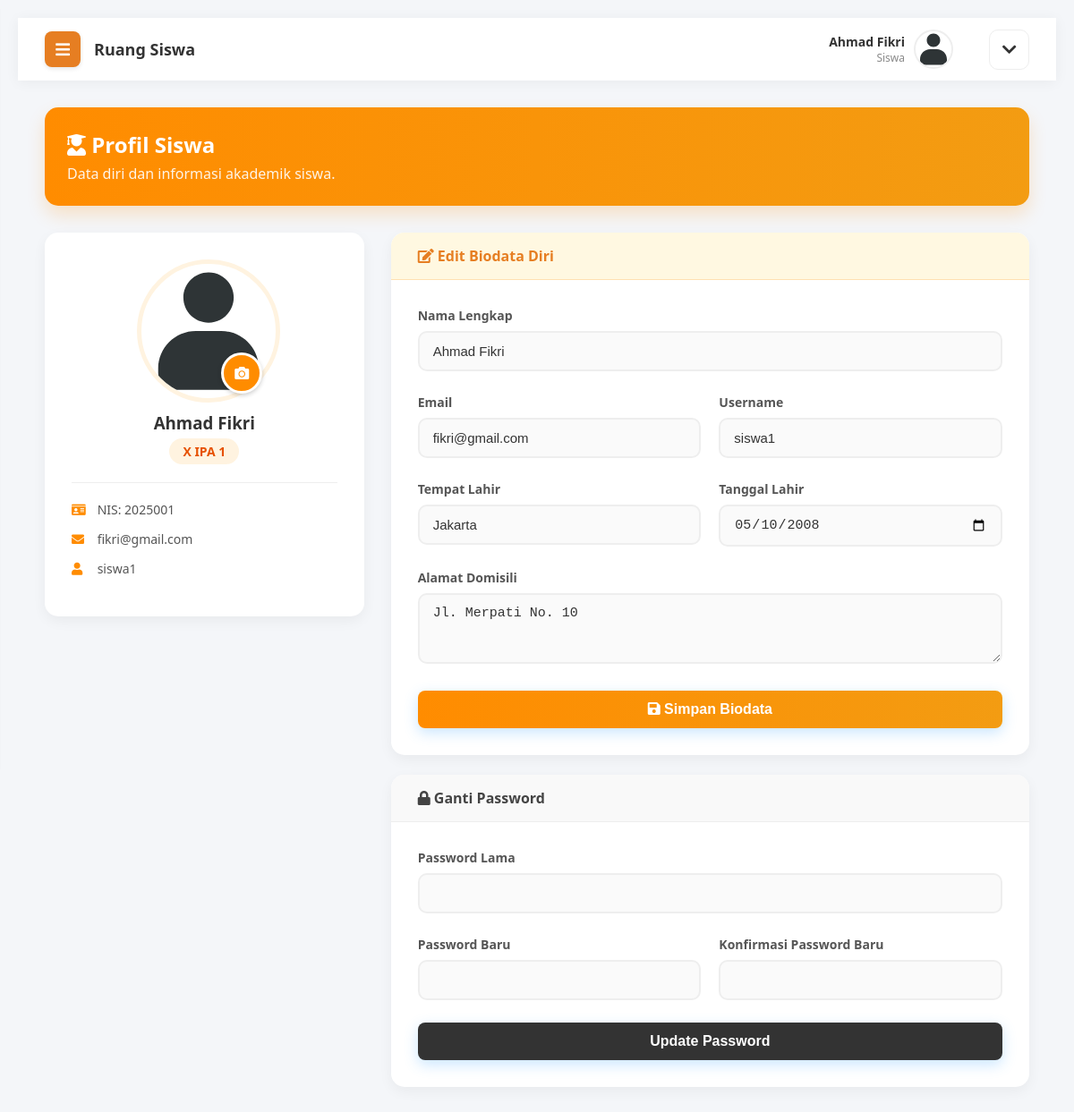
Page /siswa/profile.php (signed in) on the committed database.
### tables this page shows
CREATE TABLE `siswa_detail` (
  `id_detail` int(11) NOT NULL,
  `user_id` int(11) NOT NULL,
  `kelas_id` int(11) DEFAULT NULL,
  `nis` varchar(20) DEFAULT NULL,
  `tempat_lahir` varchar(50) DEFAULT NULL,
  `tanggal_lahir` date DEFAULT NULL,
  `alamat` text DEFAULT NULL
);

CREATE TABLE `users` (
  `id_user` int(11) NOT NULL,
  `username` varchar(50) NOT NULL,
  `password` varchar(255) NOT NULL,
  `nama_lengkap` varchar(100) NOT NULL,
  `email` varchar(100) DEFAULT NULL,
  `role` enum('admin','guru','siswa') NOT NULL,
  `foto_profil` varchar(255) DEFAULT 'default.jpg',
  `created_at` timestamp NOT NULL DEFAULT current_timestamp()
);

CREATE TABLE `kelas` (
  `id_kelas` int(11) NOT NULL,
  `nama_kelas` varchar(20) NOT NULL,
  `wali_kelas_id` int(11) DEFAULT NULL
);

### siswa/profile.php (the view, shortened to what this page needs)
<?php include 'header.php'; ?>
<?php
$id_user = $_SESSION['id_user'];
$query = "SELECT users.*, siswa_detail.*, kelas.nama_kelas
          FROM users
          LEFT JOIN siswa_detail ON users.id_user = siswa_detail.user_id
          LEFT JOIN kelas ON siswa_detail.kelas_id = kelas.id_kelas
          WHERE users.id_user='$id_user'";
$d = mysqli_fetch_array(mysqli_query($koneksi, $query));
$nama_kelas = isset($d['nama_kelas']) ? $d['nama_kelas'] : 'Belum Masuk Kelas';
$nis = isset($d['nis']) ? $d['nis'] : '-';
$tempat_lahir = isset($d['tempat_lahir']) ? $d['tempat_lahir'] : '';
$tanggal_lahir = isset($d['tanggal_lahir']) ? $d['tanggal_lahir'] : '';
$alamat = isset($d['alamat']) ? $d['alamat'] : '';
?>
<div class="welcome-banner" style="background: linear-gradient(to right, #FF8C00, #F39C12); color: white; padding: 25px; border-radius: 15px; margin-bottom: 30px; box-shadow: 0 10px 20px rgba(255, 140, 0, 0.2);">
    <h2 style="margin: 0; font-size: 24px;"><i class="fas fa-user-graduate"></i> Profil Siswa</h2>
    <p style="margin: 5px 0 0 0; opacity: 0.9;">Data diri dan informasi akademik siswa.</p>
</div>
<div style="display: flex; gap: 30px; flex-wrap: wrap;">
    <div style="flex: 1; min-width: 300px;">
        <div style="background: white; padding: 30px; border-radius: 15px; box-shadow: 0 5px 15px rgba(0,0,0,0.05); text-align: center;">
            <div style="position: relative; width: 150px; height: 150px; margin: 0 auto 20px auto;">
                <?php
                    $foto = ($d['foto_profil'] && $d['foto_profil'] != 'default.jpg') ? "../uploads/profil/".$d['foto_profil'] : "../assets/img/avatar-default.svg";
                ?>
                <img src="<?php echo $foto; ?>" style="width: 100%; height: 100%; object-fit: cover; border-radius: 50%; border: 5px solid #fff3e0;">
                <label for="uploadFoto" style="position: absolute; bottom: 0; right: 10px; background: #FF8C00; color: white; width: 40px; height: 40px; border-radius: 50%; display: flex; align-items: center; justify-content: center; cursor: pointer; border: 3px solid white; box-shadow: 0 2px 5px rgba(0,0,0,0.2); transition: 0.3s;">
                    <i class="fas fa-camera"></i>
                </label>
            </div>
            <h3 style="margin: 0; color: #333;"><?php echo $d['nama_lengkap']; ?></h3>
            <span style="display: inline-block; background: #FFF3E0; color: #E65100; padding: 5px 15px; border-radius: 20px; font-size: 14px; margin-top: 5px; font-weight:bold;">
                <?php echo $nama_kelas; ?>
            </span>
            <hr style="border: 0; border-top: 1px solid #eee; margin: 20px 0;">
            <div style="text-align: left; font-size: 14px; color: #555;">
                <p><i class="fas fa-id-card" style="width: 25px; color: #FF8C00;"></i> NIS: <?php echo $nis; ?></p>
                <p><i class="fas fa-envelope" style="width: 25px; color: #FF8C00;"></i> <?php echo $d['email']; ?></p>
                <p><i class="fas fa-user" style="width: 25px; color: #FF8C00;"></i> <?php echo $d['username']; ?></p>
            </div>
        </div>
    </div>
    <div style="flex: 2; min-width: 300px;">
        <div style="background: white; border-radius: 15px; box-shadow: 0 5px 15px rgba(0,0,0,0.05); overflow: hidden;">
            <div style="padding: 15px 30px; background: #fff8e1; border-bottom: 1px solid #ffe0b2; font-weight: bold; color: #e67e22;">
                <i class="fas fa-edit"></i> Edit Biodata Diri
            </div>
            <div style="padding: 30px;">
                <form action="profile_aksi.php" method="POST">
                    <div class="form-group">
                        <label>Nama Lengkap</label>
                        <input type="text" name="nama" class="form-control-modern" value="<?php echo $d['nama_lengkap']; ?>" required>
                    </div>
                    <div style="display: flex; gap: 20px;">
                        <div class="form-group" style="flex: 1;">
                            <label>Email</label>
                            <input type="email" name="email" class="form-control-modern" value="<?php echo $d['email']; ?>" required>
                        </div>
                        <div class="form-group" style="flex: 1;">
                            <label>Username</label>
                            <input type="text" name="username" class="form-control-modern" value="<?php echo $d['username']; ?>" required>
                        </div>
                    </div>
                    <div style="display: flex; gap: 20px;">
                        <div class="form-group" style="flex: 1;">
                            <label>Tempat Lahir</label>
                            <input type="text" name="tempat_lahir" class="form-control-modern" value="<?php echo $tempat_lahir; ?>" placeholder="Kota Kelahiran">
                        </div>
                        <div class="form-group" style="flex: 1;">
                            <label>Tanggal Lahir</label>
                            <input type="date" name="tanggal_lahir" class="form-control-modern" value="<?php echo $tanggal_lahir; ?>">
                        </div>
                    </div>
                    <div class="form-group">
                        <label>Alamat Domisili</label>
                        <textarea name="alamat" class="form-control-modern" rows="3" placeholder="Alamat lengkap tempat tinggal..."><?php echo $alamat; ?></textarea>
                    </div>
                    <button type="submit" class="btn-submit" style="background: linear-gradient(to right, #FF8C00, #F39C12); border:none; width:100%; padding:12px; color:white; border-radius:8px; cursor:pointer; font-weight: bold;">
                        <i class="fas fa-save"></i> Simpan Biodata
                    </button>
                </form>
            </div>
        </div>
        <br>
        <div style="background: white; border-radius: 15px; box-shadow: 0 5px 15px rgba(0,0,0,0.05); overflow: hidden;">
            <div style="padding: 15px 30px; background: #f9f9f9; border-bottom: 1px solid #eee; font-weight: bold; color: #444;">
                <i class="fas fa-lock"></i> Ganti Password
            </div>
            <div style="padding: 30px;">
                <form action="profile_aksi.php" method="POST">
                    <div class="form-group">
                        <label>Password Lama</label>
                        <input type="password" name="pass_lama" class="form-control-modern" required>
                    </div>
                    <div style="display: flex; gap: 20px;">
                        <div class="form-group" style="flex: 1;">
                            <label>Password Baru</label>
                            <input type="password" name="pass_baru" class="form-control-modern" required>
                        </div>
                        <div class="form-group" style="flex: 1;">
                            <label>Konfirmasi Password Baru</label>
                            <input type="password" name="konf_baru" class="form-control-modern" required>
                        </div>
                    </div>
                    <button type="submit" class="btn-submit" style="background: #333; border:none; width:100%; padding:12px; color:white; border-radius:8px; cursor:pointer;">
                        Update Password
                    </button>
                </form>
            </div>
        </div>
    </div>
</div>
<?php include 'footer.php'; ?>

### assets/css/style.css (style rules this page uses)
body { background-color: #f4f6f9; font-family: 'Poppins', 'Segoe UI', sans-serif; margin: 0; height: 100vh; display: flex; justify-content: center; align-items: center; overflow: hidden; }
body, html { margin: 0; padding: 0; width: 100%; height: 100%; font-family: 'Poppins', sans-serif; overflow-x: hidden; }
body { background-color: #f4f6f9; font-family: 'Segoe UI', 'Poppins', sans-serif; margin: 0; overflow-x: hidden; }
.form-group { margin-bottom: 25px; }
.form-group label { display: block; margin-bottom: 8px; font-weight: 600; color: #555; font-size: 14px; }
.form-control-modern { width: 100%; padding: 12px 15px; border: 2px solid #eee; border-radius: 10px; font-size: 15px; color: #333; transition: all 0.3s ease; box-sizing: border-box; background-color: #fafafa; }
.form-control-modern::placeholder { color: #bbb; }
.btn-submit { flex: 2; padding: 14px; background: linear-gradient(to right, #4facfe, #00f2fe); color: white; border: none; border-radius: 10px; font-weight: 700; font-size: 16px; cursor: pointer; transition: 0.3s; box-shadow: 0 5px 15px rgba(79, 172, 254, 0.3); }
body.dashboard-body { height: auto !important; display: block !important; overflow-x: hidden !important; overflow-y: auto !important; }

### rows in the picture
siswa_detail: user.nama_lengkap "Ahmad Fikri", kelas.nama_kelas "X IPA 1", nis "2025001", user.email "fikri@gmail.com", user.username "siswa1", nama "Ahmad Fikri", email "fikri@gmail.com", username "siswa1", tempat_lahir "Jakarta", tanggal_lahir "05/10/2008", alamat "Jl. Merpati No. 10"

### other values in the picture
$_SESSION['nama_lengkap'] "Ahmad Fikri"
